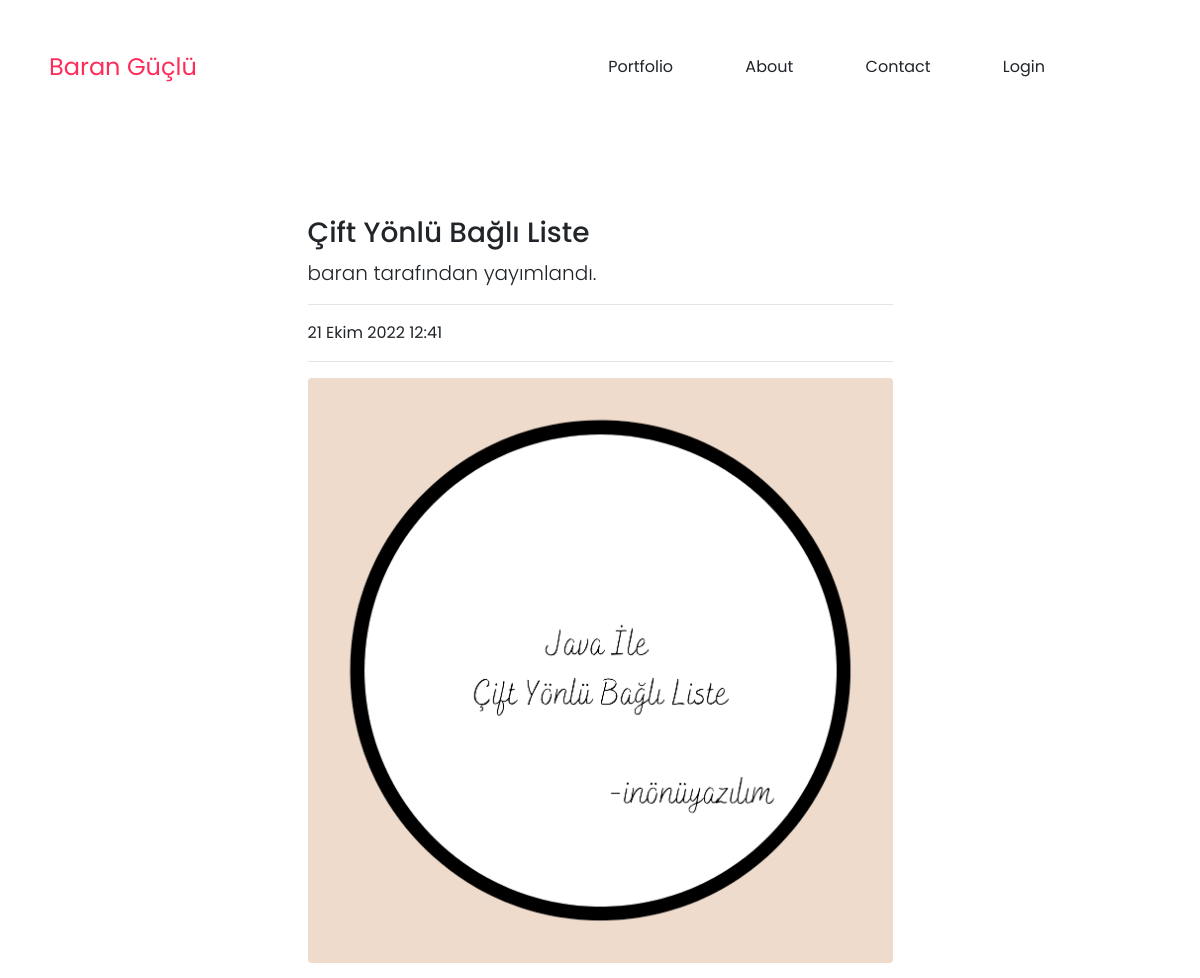
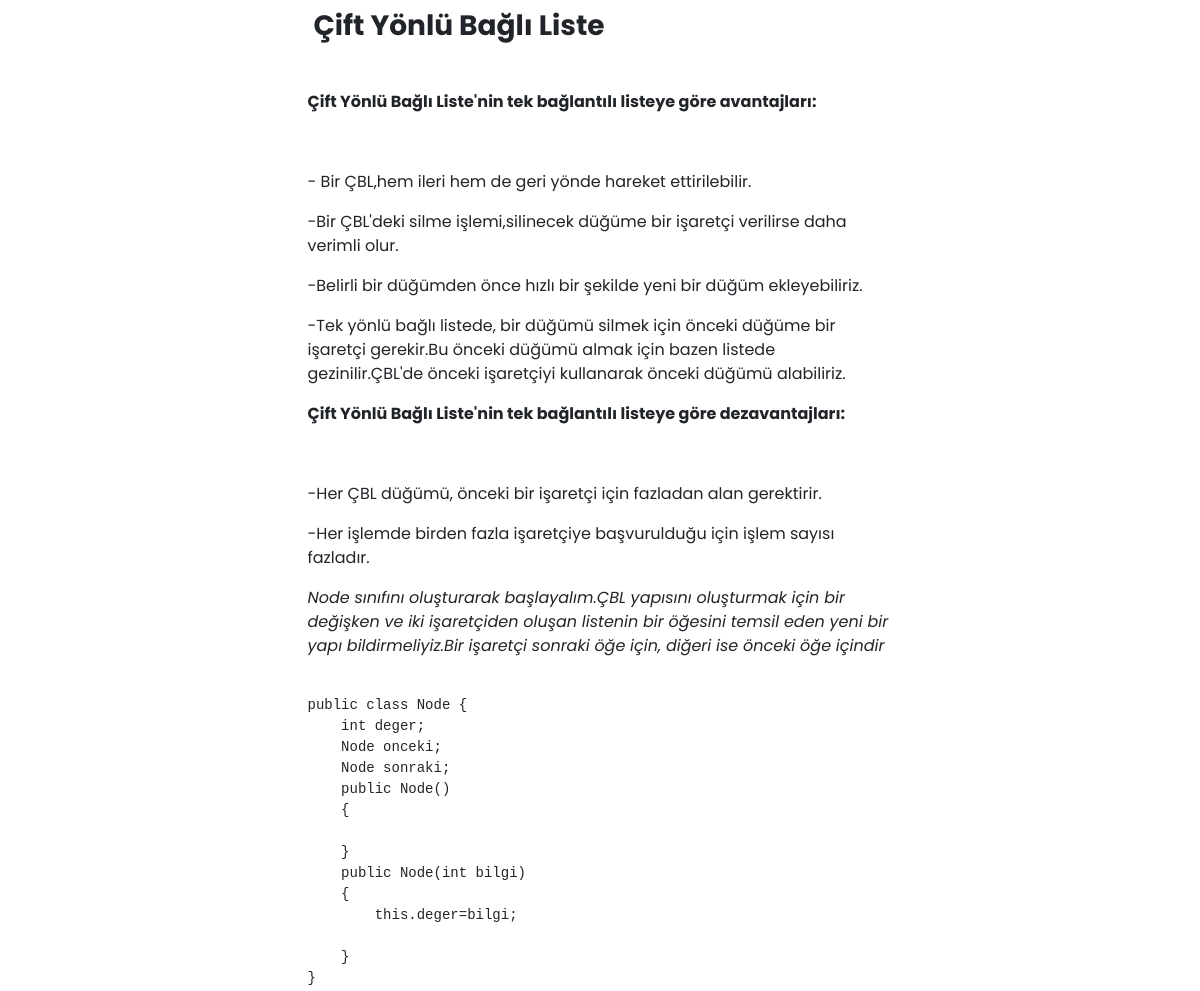
The page /posts/post/28 (upper part) on the database as committed earlier (2 pictures, top to bottom).
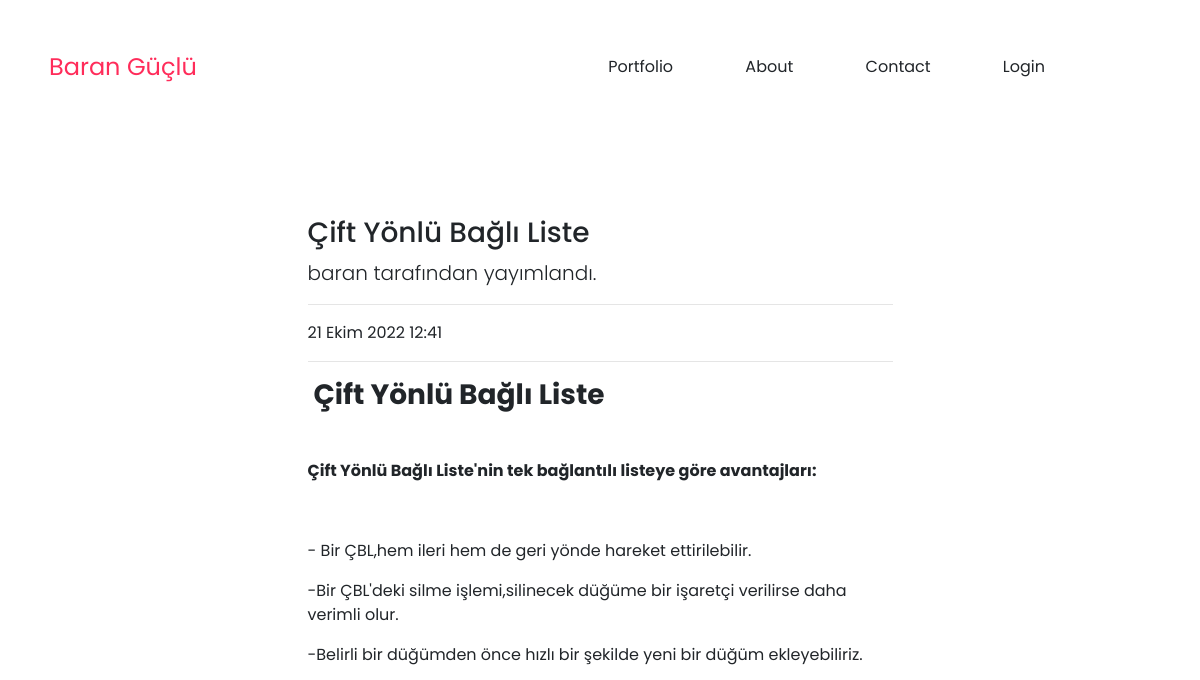
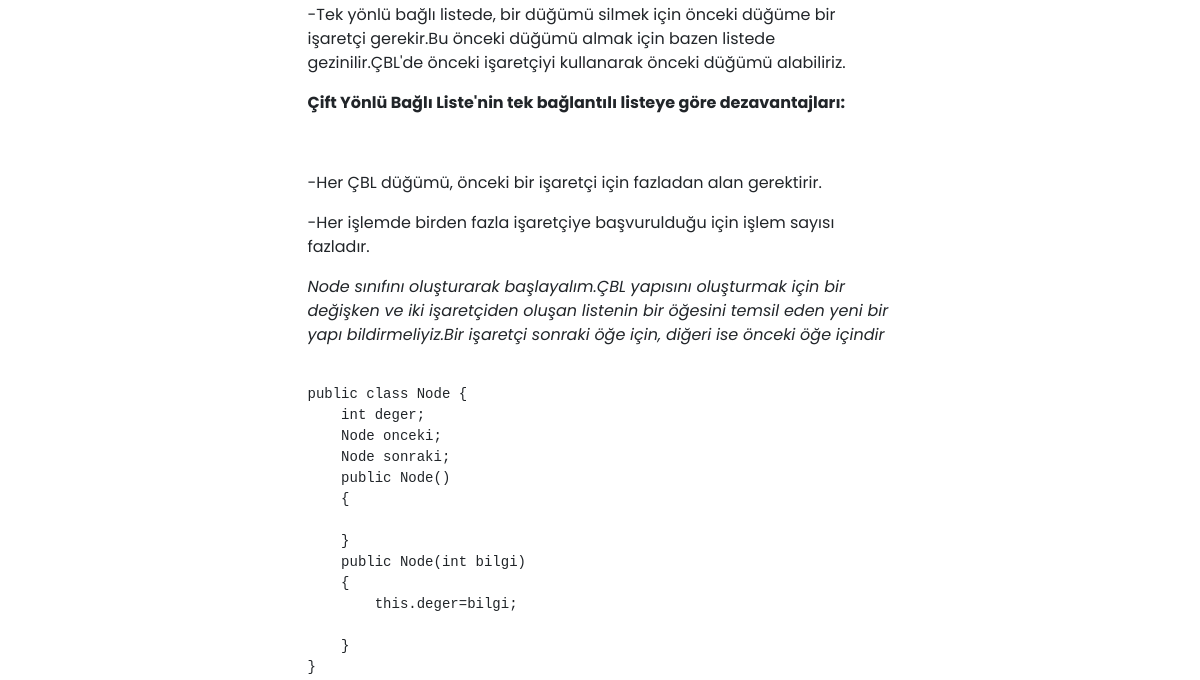
The same page on the database as committed later (2 pictures, top to bottom).
### Post/models.py (models this page shows, shortened)
class Post(models.Model):
    author=models.ForeignKey("auth.User",on_delete=models.CASCADE,verbose_name="Kullanıcı")
    title = models.CharField(max_length=50,verbose_name="Başlık")
    content=RichTextField(max_length=50000,null=True)
    created_date=models.DateTimeField(auto_now_add=True,verbose_name="Tarih")
    post_image=models.FileField(blank=True,null=True,verbose_name="Posta fotoğraf ekleyin")
    class Meta:
        ordering = ['-created_date']

### Post/views.py (the view)
# urls.py: path("post/<int:id>",views.detail,name="detail"),
def detail(request,id):
    post = get_object_or_404(Post,id=id)
    comments=post.comments.all()
    context={
        "post":post,
        "comments":comments,
    }
    return  render(request,"detail.html",context)

### templates/detail.html (shortened to what this page needs)
<html>
{% load static %}
<head>
    <link rel="stylesheet" href="https://cdnjs.cloudflare.com/ajax/libs/animate.css/3.7.0/animate.min.css">
    <link rel="stylesheet" href="https://cdn.jsdelivr.net/npm/bootstrap@4.0.0/dist/css/bootstrap.min.css">
    <link rel="stylesheet" href="https://use.fontawesome.com/releases/v5.7.1/css/all.css">
    <link rel="stylesheet" href="{% static 'css/index.css'%}">
</head>
<body>
    <header id="header" class="animated slideInDown" style="animation-delay:1.8s;">
        <table>
            <tr>
                <td id="logo">Baran Güçlü</td>
                <td id="navigation">
                    <a href="/">Portfolio</a>
                    <a href="/">About</a>
                    <a href="/">Contact</a>
                    {% if request.user.is_authenticated %}
                        <a href="{% url 'user:logout' %}">Logout</a>
                        <a href="{% url 'post:dashboard'%}">Admin Panel</a>
                    {% else %}
                        <a href="{% url 'user:login'%}">Login</a>
                    {% endif%}
                </td>
            </tr>
        </table>
    </header>
<br><br><br><br><br><br><br><br>
<div class="row">
                <div class="col-md-6 offset-md-3">
                    <article>
                        <h3 class="mt-4">{{post.title}}</h3>
                        <p class="lead">
                             {{post.author.username}} tarafından yayımlandı.
                        </p>
                        <hr>
                        <p>
                            {{post.created_date}}
                        </p>
                        <hr>
                        {% if post.post_image %}
                            <figure class="mb-4"><img class="img-fluid rounded" src="{{post.post_image.url}}" alt="..." /></figure>
                        {% endif %}
                        <section class="mb-5">
                             <p class="lead">{{post.content|safe}}</p>
                        </section>
                    </article>
                </div>
</div>
</body>
</html>

Rows that differ between the two databases and show on the page:
changed Post "Çift Yönlü Bağlı Liste": post_image: picture removed
